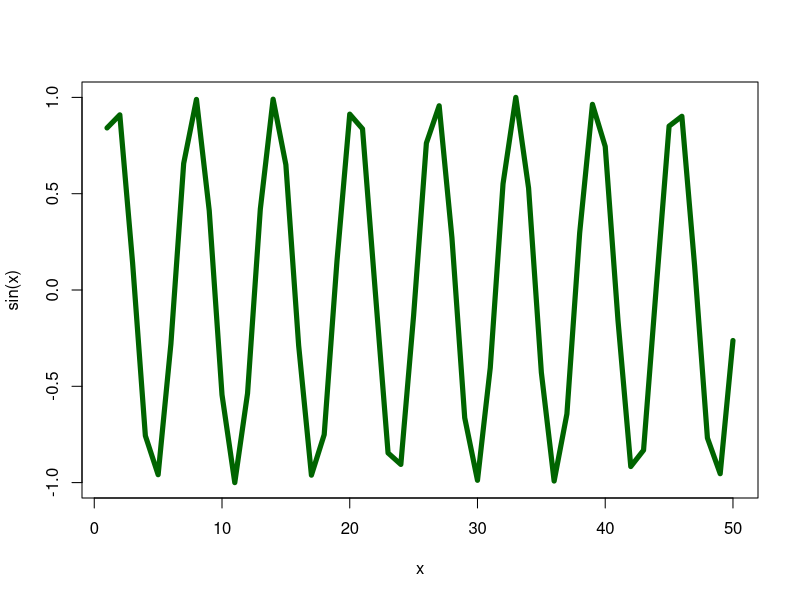

This chart was generated by the following R code:
#' ---
#' title: "Class 4"
#' author: "Alejandro Ostos (PID: A17978684)"
#' ---

x <- 1:50
plot(x, sin(x), typ = 'l', lwd = 5, col = 'darkgreen')
